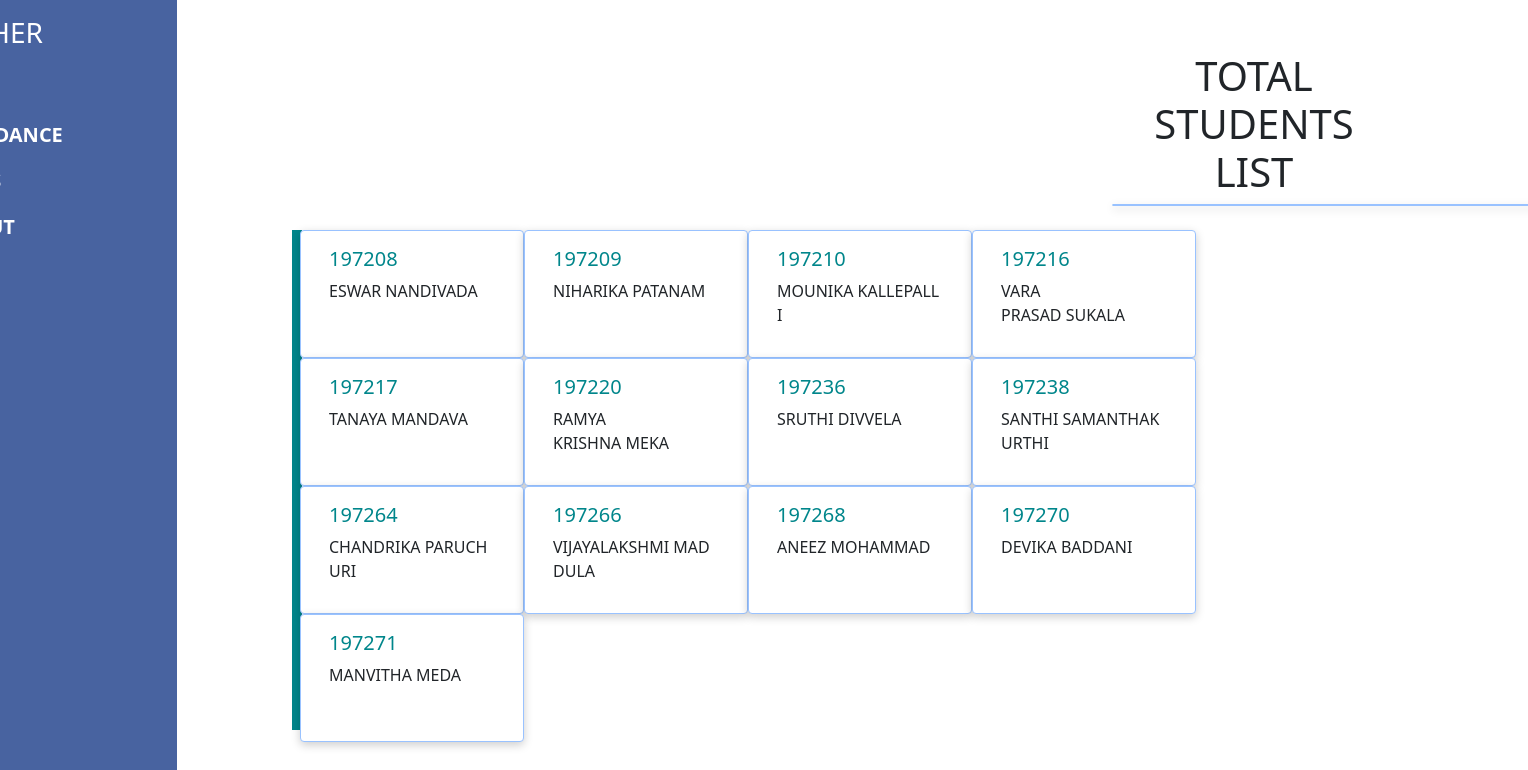
Page /Teacher/Stat001/M.S.Ds/2019/1/STAT11A/ on the committed database.
### student/models.py (models this page shows)
class Student(models.Model):
	Date_Time = models.DateTimeField(auto_now = True)
	Year_Of_Admission = models.IntegerField(default = Year_Admission)
	First_Name = models.CharField(max_length = 50)
	Middle_Name = models.CharField(max_length = 50, blank = True)
	Last_Name = models.CharField(max_length = 50)
	Class = models.CharField(max_length = 50)
	Group = models.ForeignKey(Groups,on_delete = models.PROTECT)
	Admission_Number = models.CharField(max_length = 50)
	Roll_Number = models.CharField(max_length = 50, primary_key = True)
	Date_of_Birth = models.CharField(max_length = 10,help_text = 'YYYY-MM-DD')
	Gender = models.CharField(max_length= 20, choices = Gender_Choices)
	Father_Name = models.CharField(max_length = 50, blank = True, null = True)
	Mother_Name = models.CharField(max_length = 50, blank = True, null = True)
	Guardian_Name = models.CharField(max_length = 50, blank = True, null = True, default = '')
	Religion = models.CharField(max_length = 50)
	Nationality = models.CharField(max_length = 50)
	Aadhaar_Number = models.CharField(max_length = 50, default = '')
	Mobile_Number = models.CharField(max_length = 10, validators = [Phone_Number])
	Email_Id = models.EmailField(max_length = 250)
	Alternate_Mobile_Number = models.CharField(max_length = 10, validators = [Phone_Number], null = True)
	Door_Number = models.CharField(max_length = 20, help_text = 'Flat/Door/Block Number')
	Premises = models.CharField(max_length = 100, help_text = 'Name of the Premises/Building/Village')
	Street = models.CharField(max_length = 100, help_text = 'Street/Road/Post Office', blank = True)
	Area = models.CharField(max_length = 50, help_text = 'Area/Locality Details',default = "", blank = True)
	City = models.CharField(max_length = 50, default = "", blank = True)
	State = models.CharField(max_length = 50, default = "")
	Country = models.CharField(max_length = 50, default = '')
	Pin_Code = models.CharField(max_length = 20, default = "")
	Student_Image = models.ImageField(default = "",upload_to = 'Images/')
	Study_Of_Conduct = models.ImageField(default = "",upload_to = 'Images/',validators = [Image_Size],help_text='Size should be less than 300 KB')
	Transfer_Certificate = models.ImageField(default = "",upload_to = 'Images/',validators = [Image_Size],help_text='Size should be less than 300 KB')
	Tenth_Marks_Long_Memo = models.ImageField(default = "",upload_to = 'Images/',validators = [Image_Size],help_text='Size should be less than 300 KB')
	Intermediate_Marks_Short_Memo = models.ImageField(default = "",upload_to = 'Images/',validators = [Image_Size],help_text='Size should be less than 300 KB')
	Student_Signature = models.ImageField(default = "",upload_to = 'Images/',validators = [Image_Size],help_text='Size should be less than 300 KB')
	valid_User_Password = models.CharField(max_length = 20,editable = False)
	'''def save(self,*args,**kwargs):
		if self.Student_Image:
			image = Img.open(StringIO.StringIO(self.Student_Image.read()))
			image.thumbnail((512*512), Img.ANTIALIAS)
			output = BytesIO()
			image.save(output, format='JPEG', quality=75)
			output.seek(0)
			self.photo= InMemoryUploadedFile(output,'ImageField', "%s.jpg" %self.Student_Image.name, 'image/jpeg', output.len, None)
		super(Mymodel, self).save(*args, **kwargs)
		if self.Student_Image:
			self.Student_Image = get_thumbnail(self.Student_Image,'512x512',format = 'JPEG').url
		super(Student,self).save(*args,**kwargs)
		print(self.Student_Image)'''

### student/views.py (the view)
# urls.py: path('Teacher/<Id>/<Group>/<Year>/<Semester>/<Course>/',Teacher_second,name = 'Teacher_second'),
def Teacher_second(request,Id,Group,Year,Semester,Course):
	Class_Students = Student.objects.filter(Group = Group).filter(Year_Of_Admission = Year).order_by('Roll_Number')
	content = {
			'Id' : Id,
			'class_student' : Class_Students,
			'Year' : Year,
			'Group' : Group,
			'Semester' : Semester,
			'Course' : Course
	}
	return render(request, 'temp/Teachersecond.html',content)

### templates/temp/Teachersecond.html (shortened to what this page needs)
{% extends "main.html" %}
{% block content %}
{% load static %}
<body>
  <div class="side-navbar active-nav d-flex justify-content-between flex-wrap flex-column" id="sidebar">
  <ul class="nav flex-column text-white w-100">
    <a href="#" class="nav-link h3 text-white my-2">
      TEACHER
    </a>
    <a href="/Teacher/Welcome/same/{{Id}}/" class="nav-link">
    </a>
    <a href="/Teacher/Attendance/{{Id}}/{{Year}}/{{Group}}/{{Semester}}/{{Course}}/" class="nav-link">
      <span class="mx-2"><b>ATTENDANCE</b></span>
  </a>
  <a href="/Teacher/Marks/{{Id}}/{{Year}}/{{Group}}/{{Semester}}/{{Course}}/" class="nav-link">
  </a>
    <a href="/" class="nav-link">
      <span class="mx-2"><b>LOGOUT</b></span>
    </a>
  </ul>
</div>
<div class="p-1 my-container active-cont">
<div class="container">
	<br><br>
	<center><h1 style="margin-left: 800px;">TOTAL STUDENTS LIST</h1></center>
      <div class="card" style="width: 30rem;background: #C2FDFE; margin-left: 800px;">
			</div><br>
	<div class="row" style="margin-top: -500px">
	    <div class="col">
	    <div class="row row-cols-5">
		{% for student in class_student %}<br>
		<div class="card" style="width: 14rem; height: 8rem;">
			<div class="card-body">
			 <h5 class="card-title" style="color: #00868B;">{{student.Roll_Number}}</h5>
			 <p class="card-text">{{student.Last_Name}}&nbsp;{{student.First_Name}}</p>
			  </div>
			</div>
		{% endfor %}
	</div>
    </div>
</div>
</div>
<a class="btn border-0" id="menu-btn">
  </a>
</div>
</body>
{% endblock %}

### templates/temp/Teachersecond.html (style rules this page uses)
.card { box-shadow: 0 3px 10px rgb(0 0 0 / 0.2); border-color: #99c2ff; }
.side-navbar { width: 270px; height: 100%; position: fixed; margin-left: -200px; background-color:#4863A0; transition: 0.5s; border-color: yellow; }
.my-container { transition: 0.4s; }
.active-nav { margin-left: -209px; }
.active-cont { margin-left: 180px; }
#menu-btn { background-color: ; color: white; margin-left: -62px; }
.mx-2 { font-size: 20px; color: white; }

### rows in the picture
Student: Roll_Number "197208", Last_Name "ESWAR", First_Name "NANDIVADA"
Student: Roll_Number "197209", Last_Name "NIHARIKA", First_Name "PATANAM"
Student: Roll_Number "197210", Last_Name "MOUNIKA", First_Name "KALLEPALLI"
Student: Roll_Number "197216", Last_Name "VARA PRASAD", First_Name "SUKALA"
Student: Roll_Number "197217", Last_Name "TANAYA", First_Name "MANDAVA"
Student: Roll_Number "197220", Last_Name "RAMYA KRISHNA", First_Name "MEKA"
Student: Roll_Number "197236", Last_Name "SRUTHI", First_Name "DIVVELA"
Student: Roll_Number "197238", Last_Name "SANTHI", First_Name "SAMANTHAKURTHI"
Student: Roll_Number "197264", Last_Name "CHANDRIKA", First_Name "PARUCHURI"
Student: Roll_Number "197266", Last_Name "VIJAYALAKSHMI", First_Name "MADDULA"
Student: Roll_Number "197268", Last_Name "ANEEZ", First_Name "MOHAMMAD"
Student: Roll_Number "197270", Last_Name "DEVIKA", First_Name "BADDANI"
Student: Roll_Number "197271", Last_Name "MANVITHA", First_Name "MEDA"
